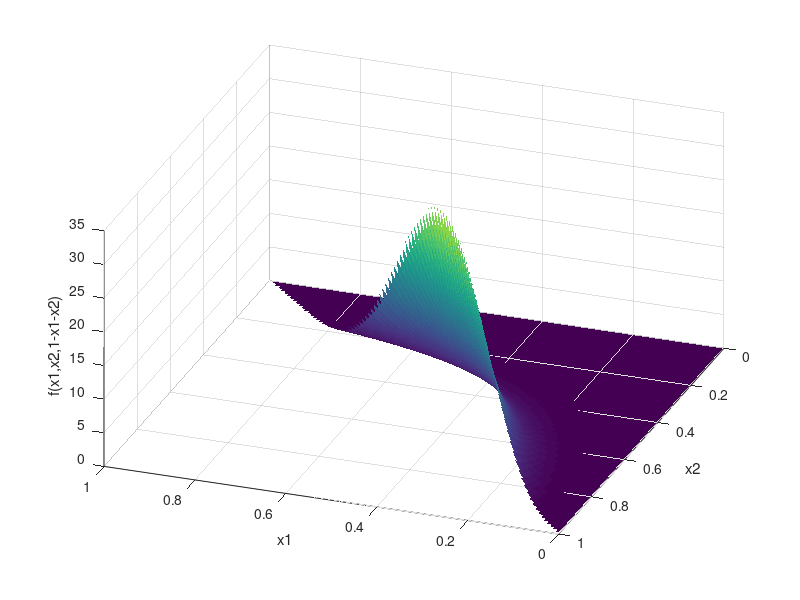

Here is the MATLAB script that generated this plot:
alpha = [5 7 1];
x1 = linspace(0,1,101);
x2 = linspace(0,1,101);
[X1,X2] = ndgrid(x1,x2);
X3 = 1 - X1 - X2;
bad = (X1+X2 > 1); X1(bad) = NaN; X2(bad) = NaN; X3(bad) = NaN;

betaConst = exp(sum(gammaln(alpha))-gammaln(sum(alpha)));
F = (X1.^(alpha(1)-1) .* X2.^(alpha(2)-1) .* X3.^(alpha(3)-1)) / betaConst;

figure, surf(X1,X2,F,'EdgeColor','none');
xlabel('x1'); ylabel('x2'); zlabel('f(x1,x2,1-x1-x2)');
view(-160,40);
%figure, surf(X1,X2,X3,F,'EdgeColor','none');
%#xlabel('x1'); ylabel('x2'); zlabel('x3');
%view(-160,40);
